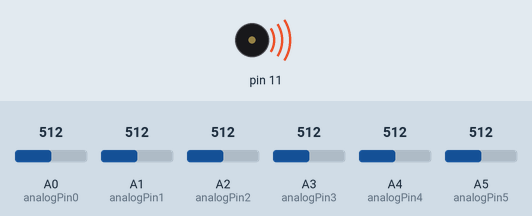
Simulated run of this sketch. Board: Arduino Uno, built with avr-gcc and run on an emulated ATmega328P. Parts: buzzer (waves = sounding). Inputs (shaded band) come from the test bench; at power-on: A0 (analogPin0) = 512, A1 (analogPin1) = 512, A2 (analogPin2) = 512, A3 (analogPin3) = 512, A4 (analogPin4) = 512, A5 (analogPin5) = 512. What the sketch prints to the serial monitor is not drawn.

Above: at 0.05 s.
Timing chart, 0 to 3.0 s (numbered marks = the images above):
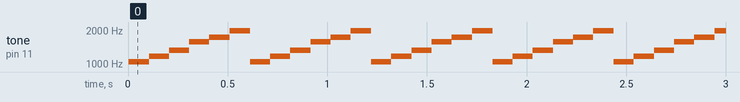

Measured:
- by itself, tone on pin 11: repeats every 0.61 s: 1174 Hz 0.10 s, 1318 Hz 0.10 s, 1568 Hz 0.10 s, 1720 Hz 0.10 s, 1975 Hz 0.10 s, 1046 Hz 0.10 s

The sketch:

shrooms.ino
```cpp
// версия 1.0 собрали с Захаром


// int analogPin0 = A0;
// int raw = 0;
// int Vin = 5;
// float Vout = 0;
// float R1 = 10000;
// float R2 = 0;
// float buffer = 0;


// void setup(){
// Serial.begin(9600);
// Serial.println("Setup");
// digitalWrite(7, LOW);
// pinMode(11, OUTPUT);
// }

// void loop(){
//   raw0 = analogRead(analogPin0);
//   Serial.println("Loop");
//   Serial.println(raw0);

//   if(raw0){
//     buffer = raw0 * Vin;
//     Vout = (buffer)/1024.0;
//     buffer = (Vin/Vout) - 1;
//     R2= R1 * buffer;
//     Serial.print("Vout: ");
//     Serial.println(Vout);
//     Serial.print("R2: ");
//     Serial.println(R2);

//     digitalWrite(7, HIGH); tone (11, raw0); delay(100); } else { digitalWrite(7, LOW); noTone(11);  //ми
//   }

//   delay(50);
// }


// // версия 1.1 собрала сама, добавила остальные ноты

// int analogPin0 = A0;
// int analogPin1 = A1;
// int analogPin2 = A2;
// int analogPin3 = A3;
// int analogPin4 = A4;
// int analogPin5 = A5;

// int raw0 = 0;
// int raw1 = 1;
// int raw2 = 2;
// int raw3 = 3;
// int raw4 = 4;
// int raw5 = 5;

// int doo = 1046;
// int re = 1174;
// int mi = 1318;
// int sol = 1568;
// int la = 1720;
// int si = 1975;

// int Vin = 5;
// float Vout = 0;
// float R1 = 10000;
// float R2 = 0;
// float buffer = 0;


// void setup(){
// Serial.begin(9600);
// Serial.println("Setup");
// digitalWrite(7, LOW);
// pinMode(11, OUTPUT);
// }

// void loop(){
//   raw0 = analogRead(analogPin0);
//   raw1 = analogRead(analogPin1);
//   raw2 = analogRead(analogPin2);
//   raw3 = analogRead(analogPin3);
//   raw4 = analogRead(analogPin4);
//   raw5 = analogRead(analogPin5);
//   Serial.println("Loop");
//   Serial.println(raw0);
//   Serial.println(raw1);
//   Serial.println(raw2);
//   Serial.println(raw3);
//   Serial.println(raw4);
//   Serial.println(raw5);

//   void noteC3(raw0){
//     buffer = raw0 * Vin;
//     Vout = (buffer)/1024.0;
//     buffer = (Vin/Vout) - 1;
//     R2 = R1 * buffer;
//     Serial.print("Vout: ");
//     Serial.println(Vout);
//     Serial.print("R2: ");
//     Serial.println(R2);
//     if(R2 > 0){
//       tone (11, doo); delay(100); //до
//     }
//     else { noTone(11);
//     }
//     delay(50);
//   }

//   void noteD3(raw1){
//     buffer = raw1 * Vin;
//     Vout = (buffer)/1024.0;
//     buffer = (Vin/Vout) - 1;
//     R2 = R1 * buffer;
//     Serial.print("Vout: ");
//     Serial.println(Vout);
//     Serial.print("R2: ");
//     Serial.println(R2);
//     if(R2 > 0){
//       tone (11, re); delay(100); //ре
//     }
//     else { noTone(11);
//     }
//     delay(50);
//   }

//   void noteE3(raw2){
//     buffer = raw2 * Vin;
//     Vout = (buffer)/1024.0;
//     buffer = (Vin/Vout) - 1;
//     R2 = R1 * buffer;
//     Serial.print("Vout: ");
//     Serial.println(Vout);
//     Serial.print("R2: ");
//     Serial.println(R2);
//     if(R2 > 0){
//       tone (11, mi); delay(100); //ми
//     }
//     else { noTone(11);
//     }
//     delay(50);
//   }

//   void noteG3(raw3){
//     buffer = raw3 * Vin;
//     Vout = (buffer)/1024.0;
//     buffer = (Vin/Vout) - 1;
//     R2 = R1 * buffer;
//     Serial.print("Vout: ");
//     Serial.println(Vout);
//     Serial.print("R2: ");
//     Serial.println(R2);
//     if(R2 > 0){
//       tone (11, sol); delay(100); //соль
//     }
//     else { noTone(11);
//     }
//     delay(50);
//   }

//   void noteA3(raw4){
//     buffer = raw4 * Vin;
//     Vout = (buffer)/1024.0;
//     buffer = (Vin/Vout) - 1;
//     R2 = R1 * buffer;
//     Serial.print("Vout: ");
//     Serial.println(Vout);
//     Serial.print("R2: ");
//     Serial.println(R2);
//     if(R2 > 0){
//       tone (11, la; delay(100); //ля
//     }
//     else { noTone(11);
//     }
//     delay(50);
//   }

//   void noteB3(raw5){
//     buffer = raw5 * Vin;
//     Vout = (buffer)/1024.0;
//     buffer = (Vin/Vout) - 1;
//     R2 = R1 * buffer;
//     Serial.print("Vout: ");
//     Serial.println(Vout);
//     Serial.print("R2: ");
//     Serial.println(R2);
//     if(R2 > 0){
//       tone (11, si; delay(100); //си
//     }
//     else { noTone(11);
//     }
//     delay(50);
//   }

// }


// версия 1.2 собрала сама, добавила остальные ноты и прогнала через чат жпт и еще раз пересобрала все что не работало

int analogPin0 = A0;
int analogPin1 = A1;
int analogPin2 = A2;
int analogPin3 = A3;
int analogPin4 = A4;
int analogPin5 = A5;

int doo = 1046;
int re = 1174;
int mi = 1318;
int sol = 1568;
int la = 1720;
int si = 1975;

int Vin = 5;
float Vout = 0;
float R1 = 10000;
float R2 = 0;
float buffer = 0;

int raw0 = analogRead(analogPin0);
int raw1 = analogRead(analogPin1);
int raw2 = analogRead(analogPin2);
int raw3 = analogRead(analogPin3);
int raw4 = analogRead(analogPin4);
int raw5 = analogRead(analogPin5);

void setup() {
  Serial.begin(9600);
  Serial.println("Setup");
  digitalWrite(7, LOW);
  pinMode(11, OUTPUT);
}

void loop() {
  raw0 = analogRead(analogPin0);
  raw1 = analogRead(analogPin1);
  raw2 = analogRead(analogPin2);
  raw3 = analogRead(analogPin3);
  raw4 = analogRead(analogPin4);
  raw5 = analogRead(analogPin5);
  Serial.println("Loop");
  Serial.println(raw0);
  Serial.println(raw1);
  Serial.println(raw2);
  Serial.println(raw3);
  Serial.println(raw4);
  Serial.println(raw5);

  // Moved the note functions outside the loop function
  // noteC3(raw0);
  // noteD3(raw1);
  // noteE3(raw2);
  // noteG3(raw3);
  // noteA3(raw4);
  // noteB3(raw5);

  if(raw0){
    buffer = raw0 * Vin;
    Vout = (buffer)/1024.0;
    buffer = (Vin/Vout) - 1;
    R2= R1 * buffer;
    Serial.print("Vout: ");
    Serial.println(Vout);
    Serial.print("R2: ");
    Serial.println(R2);

    digitalWrite(7, HIGH); tone (11, doo); delay(100); } else { digitalWrite(7, LOW); noTone(11);  //до
  }

  if(raw1){
    buffer = raw1 * Vin;
    Vout = (buffer)/1024.0;
    buffer = (Vin/Vout) - 1;
    R2= R1 * buffer;
    Serial.print("Vout: ");
    Serial.println(Vout);
    Serial.print("R2: ");
    Serial.println(R2);

    digitalWrite(7, HIGH); tone (11, re); delay(100); } else { digitalWrite(7, LOW); noTone(11);  //ре
  }

  if(raw2){
    buffer = raw2 * Vin;
    Vout = (buffer)/1024.0;
    buffer = (Vin/Vout) - 1;
    R2= R1 * buffer;
    Serial.print("Vout: ");
    Serial.println(Vout);
    Serial.print("R2: ");
    Serial.println(R2);

    digitalWrite(7, HIGH); tone (11, mi); delay(100); } else { digitalWrite(7, LOW); noTone(11);  //ми
  }

  if(raw3){
    buffer = raw3 * Vin;
    Vout = (buffer)/1024.0;
    buffer = (Vin/Vout) - 1;
    R2= R1 * buffer;
    Serial.print("Vout: ");
    Serial.println(Vout);
    Serial.print("R2: ");
    Serial.println(R2);

    digitalWrite(7, HIGH); tone (11, sol); delay(100); } else { digitalWrite(7, LOW); noTone(11);  //соль
  }

  if(raw4){
    buffer = raw4 * Vin;
    Vout = (buffer)/1024.0;
    buffer = (Vin/Vout) - 1;
    R2= R1 * buffer;
    Serial.print("Vout: ");
    Serial.println(Vout);
    Serial.print("R2: ");
    Serial.println(R2);

    digitalWrite(7, HIGH); tone (11, la); delay(100); } else { digitalWrite(7, LOW); noTone(11);  //ля
  }

  if(raw5){
    buffer = raw5 * Vin;
    Vout = (buffer)/1024.0;
    buffer = (Vin/Vout) - 1;
    R2= R1 * buffer;
    Serial.print("Vout: ");
    Serial.println(Vout);
    Serial.print("R2: ");
    Serial.println(R2);

    digitalWrite(7, HIGH); tone (11, si); delay(100); } else { digitalWrite(7, LOW); noTone(11);  //си
  }

  delay(0);
}

// // Added return type 'void' to the note functions
// void noteC3(int raw0) {
//   buffer = raw0 * Vin;
//   Vout = (buffer) / 1024.0;
//   buffer = (Vin / Vout) - 1;
//   R2 = R1 * buffer;
//   Serial.print("Vout: ");
//   Serial.println(Vout);
//   Serial.print("R2: ");
//   Serial.println(R2);
//   if (R2 > 0) {
//     tone(11, doo);
//     delay(100); //do
//   } else {
//     noTone(11);
//   }
// }

// // Similar changes made to other note functions
// void noteD3(int raw1) {
//   buffer = raw1 * Vin;
//   Vout = (buffer) / 1024.0;
//   buffer = (Vin / Vout) - 1;
//   R2 = R1 * buffer;
//   Serial.print("Vout: ");
//   Serial.println(Vout);
//   Serial.print("R2: ");
//   Serial.println(R2);
//   if (R2 > 0) {
//     tone(11, re);
//     delay(100); //re
//   } else {
//     noTone(11);
//   }
// }

// void noteE3(int raw2) {
//   buffer = raw2 * Vin;
//   Vout = (buffer) / 1024.0;
//   buffer = (Vin / Vout) - 1;
//   R2 = R1 * buffer;
//   Serial.print("Vout: ");
//   Serial.println(Vout);
//   Serial.print("R2: ");
//   Serial.println(R2);
//   if (R2 > 0) {
//     tone(11, mi);
//     delay(100); //mi
//     } else {
//     noTone(11);
//   }
// }

// void noteG3(int raw3) {
//   buffer = raw3 * Vin;
//   Vout = (buffer) / 1024.0;
//   buffer = (Vin / Vout) - 1;
//   R2 = R1 * buffer;
//   Serial.print("Vout: ");
//   Serial.println(Vout);
//   Serial.print("R2: ");
//   Serial.println(R2);
//   if (R2 > 0) {
//     tone(11, sol);
//     delay(100); //sol
//   } else {
//     noTone(11);
//   }
// }

// void noteA3(int raw4) {
//   buffer = raw4 * Vin;
//   Vout = (buffer) / 1024.0;
//   buffer = (Vin / Vout) - 1;
//   R2 = R1 * buffer;
//   Serial.print("Vout: ");
//   Serial.println(Vout);
//   Serial.print("R2: ");
//   Serial.println(R2);
//   if (R2 > 0) {
//     tone(11, la);
//     delay(100); //la
//   } else {
//     noTone(11);
//   }
// }

// void noteB3(int raw5) {
//   buffer = raw5 * Vin;
//   Vout = (buffer) / 1024.0;
//   buffer = (Vin / Vout) - 1;
//   R2 = R1 * buffer;
//   Serial.print("Vout: ");
//   Serial.println(Vout);
//   Serial.print("R2: ");
//   Serial.println(R2);
//   if (R2 > 0) {
//     tone(11, si);
//     delay(100); //si
//   } else {
//     noTone(11);
//   }
// }
```
